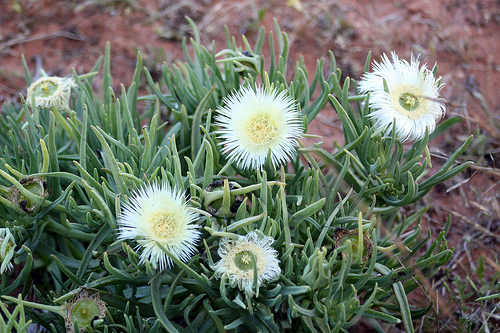
#> input picture flowers/daisy/10466290366_cc72e33532.jpg, 500 x 333 px; its folder holds only this picture in this run
$ python filter_crop.py
#> lines starting #> are read from the running program, lines starting #| are printed output that depends on the picture; after the words box and inside, x2 and y2 are one past the last pixel; in counts of white or black regions, pixels touching at a corner belong together
"""Loc va crop anh hoa theo yeu cau 1 cua README.

Moi anh:
  1. Tach hoa bang GrabCut (khoi tao bang hinh chu nhat o giua anh).
  2. Do cac tieu chi: 1 bong duy nhat, nam giua, ti le khung hinh ~ tron
     (xap xi chup thang tu tren xuong), chiem ti le dien tich hop ly.
  3. Dat -> cat vuong quanh tam hoa voi ti le co dinh, resize ve SIZE x SIZE.
Ket qua: dataset/<nguon>/<loai>/*.jpg, manifest.csv (kem so do), rejected.csv.
"""
import argparse
import csv
import glob
import os
import random

import cv2
import numpy as np

SIZE = 256            # kich thuoc anh dau ra
WORK = 160            # canh dai khi phan tich
PAD = 1.30            # canh crop = PAD * canh dai bbox hoa -> hoa luon chiem ti le tuong dong
MIN_AREA, MAX_AREA = 0.12, 0.75   # ti le dien tich hoa / anh (trong khung crop thu duoc)
MAX_CENTER_OFF = 0.18  # lech tam hoa so voi tam anh (theo ti le canh ngan)
MIN_MAIN_RATIO = 0.80  # thanh phan lon nhat / tong vung hoa (1 bong duy nhat)
ASPECT = (0.70, 1.45)  # ti le w/h bbox hoa (gan tron = nhin thang tu tren xuong)
MIN_FILL = 0.55        # dien tich mask / dien tich hinh elip ngoai tiep (loai hoa dai, canh nghieng)
MAX_OVER = 0.12        # cho phep crop lan ra ngoai anh toi da 12% canh (bu vien phan xa)
MAX_BORDER = 0.05      # ti le vien khung crop bi vung "hoa" chiem -> co hoa/vat khac sat canh
MIN_SIDE = 200         # anh goc qua nho thi bo


def segment(img):
    h, w = img.shape[:2]
    s = WORK / max(h, w)
    small = cv2.resize(img, (max(1, int(w * s)), max(1, int(h * s))), interpolation=cv2.INTER_AREA)
    sh, sw = small.shape[:2]
    mask = np.zeros((sh, sw), np.uint8)
    rect = (int(sw * 0.1), int(sh * 0.1), int(sw * 0.8), int(sh * 0.8))
    bgd, fgd = np.zeros((1, 65)), np.zeros((1, 65))
    try:
        cv2.grabCut(small, mask, rect, bgd, fgd, 3, cv2.GC_INIT_WITH_RECT)
    except cv2.error:
        return None, s
    fg = np.where((mask == 1) | (mask == 3), 255, 0).astype(np.uint8)
    fg = cv2.morphologyEx(fg, cv2.MORPH_OPEN, np.ones((3, 3), np.uint8))
    fg = cv2.morphologyEx(fg, cv2.MORPH_CLOSE, np.ones((5, 5), np.uint8))
    return fg, s


def analyse(img):
    """Tra ve (metrics, crop_box_goc) hoac (metrics, None) neu loai; metrics co 'reason'."""
    h, w = img.shape[:2]
    if min(h, w) < MIN_SIDE:
        return {"reason": "anh_nho"}, None
    fg, s = segment(img)
    if fg is None:
        return {"reason": "grabcut_loi"}, None
    n, lab, stats, cents = cv2.connectedComponentsWithStats(fg)
    if n <= 1:
        return {"reason": "khong_thay_hoa"}, None
    areas = stats[1:, cv2.CC_STAT_AREA]
    k = 1 + int(np.argmax(areas))
    total = float(areas[areas > 0.01 * fg.size].sum()) or 1.0
    main_ratio = stats[k, cv2.CC_STAT_AREA] / total
    x, y, bw, bh, a = stats[k]
    sh, sw = fg.shape
    cx, cy = cents[k]
    aspect = bw / bh
    fill = a / (np.pi / 4 * bw * bh)
    side = PAD * max(bw, bh)
    # canh crop (he toa do anh phan tich), co the vuot bien -> se pad thanh dai mau phan xa
    area_ratio = a / (side * side)
    off = float(np.hypot(cx - sw / 2, cy - sh / 2)) / min(sw, sh)
    m = dict(main_ratio=round(main_ratio, 3), aspect=round(aspect, 3), fill=round(fill, 3),
             area_ratio=round(area_ratio, 3), off=round(off, 3), reason="")
    # tam crop = tam hoa, crop phai nam trong anh goc
    x0, y0 = (cx - side / 2) / s, (cy - side / 2) / s
    side_o = side / s
    over = max(-x0, -y0, x0 + side_o - w, y0 + side_o - h, 0) / side_o
    m["over"] = round(float(over), 3)
    # vung hoa chiem bao nhieu % vien khung crop (phat hien cum hoa / vat the khac sat canh)
    R = int(round(side))
    X0, Y0 = int(round(cx - side / 2)), int(round(cy - side / 2))
    pad = cv2.copyMakeBorder(fg, R, R, R, R, cv2.BORDER_CONSTANT, value=0)
    crop = pad[Y0 + R:Y0 + R + R, X0 + R:X0 + R + R] > 0
    t = max(2, R // 16)
    ring = np.ones_like(crop); ring[t:-t, t:-t] = False
    border = float(crop[ring].mean()) if ring.any() else 0.0
    m["border"] = round(border, 3)
    if over > MAX_OVER:
        m["reason"] = "hoa_sat_bien_khong_crop_duoc"
    elif border > MAX_BORDER:
        m["reason"] = "nhieu_hoa_hoac_nen_roi"
    elif main_ratio < MIN_MAIN_RATIO:
        m["reason"] = "nhieu_hoa_hoac_nen_roi"
    elif not (ASPECT[0] <= aspect <= ASPECT[1]):
        m["reason"] = "khong_phai_goc_nhin_tren_xuong(dai)"
    elif fill < MIN_FILL:
        m["reason"] = "hinh_dang_khong_tron"
    elif not (MIN_AREA <= area_ratio <= MAX_AREA):
        m["reason"] = "hoa_qua_nho_hoac_qua_lon"
    elif off > MAX_CENTER_OFF:
        m["reason"] = "lech_tam"
    if m["reason"]:
        return m, None
    return m, (int(round(x0)), int(round(y0)), int(round(side_o)))


def dhash(img, n=8):
    g = cv2.resize(cv2.cvtColor(img, cv2.COLOR_BGR2GRAY), (n + 1, n), interpolation=cv2.INTER_AREA)
    return int("".join("1" if v else "0" for v in (g[:, 1:] > g[:, :-1]).flatten()), 2)


def main():
    ap = argparse.ArgumentParser()
    ap.add_argument("--out", default="dataset")
    ap.add_argument("--sample", type=int, default=0, help="chi chay thu tren N anh ngau nhien")
    ap.add_argument("--jobs", type=int, default=4)
    args = ap.parse_args()

    items = []
    for f in sorted(glob.glob("flowers/*/*")):
        items.append((f, "flowers", f.split(os.sep)[1]))
    for f in sorted(glob.glob("jpg/*")):
        items.append((f, "jpg", "unlabeled"))
    if args.sample:
        random.seed(0)
        items = random.sample(items, args.sample)

    from multiprocessing import Pool
    with Pool(args.jobs) as p:
        results = p.map(process, items, chunksize=16)
#> in process, img is the input picture: shape (333, 500, 3); mean B, G, R 101.1, 114.5, 106.1
#> in analyse, `fg, s = segment(img)`:
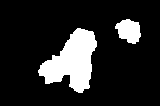
#> fg: shape (106, 160); 15.2% white; 2 white regions, box (x1, y1, x2, y2) and area: (38, 28, 97, 93) 2117, (115, 19, 141, 44) 453
#> in analyse, `fg, s = segment(img)`: s = 0.32
#> in analyse, `n, lab, stats, cents = cv2.connectedComponentsWithStats(fg)`:
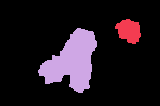
#> lab: shape (106, 160) int32; 3 distinct labels, from 0 to 2; one colour per label, 0 black
#> in analyse, `n, lab, stats, cents = cv2.connectedComponentsWithStats(fg)`: n = 3; stats = [[0, 0, 160, 106, 14390], [115, 19, 26, 25, 453], [38, 28, 59, 65, 2117]]; cents = [[79.05, 51.94], [128.6, 30.45], [72.02, 61.04]]
#> in analyse, `areas = stats[1:, cv2.CC_STAT_AREA]`: areas = [453, 2117]
#> in analyse, `k = 1 + int(np.argmax(areas))`: k = 2
#> in analyse, `total = float(areas[areas > 0.01 * fg.size].sum()) or 1.0`: total = 2570
#> in analyse, `main_ratio = stats[k, cv2.CC_STAT_AREA] / total`: main_ratio = 0.824
#> in analyse, `x, y, bw, bh, a = stats[k]`: x = 38; y = 28; bw = 59; bh = 65; a = 2117
#> in analyse, `cx, cy = cents[k]`: cx = 72.02; cy = 61.04
#> in analyse, `aspect = bw / bh`: aspect = 0.908
#> in analyse, `fill = a / (np.pi / 4 * bw * bh)`: fill = 0.703
#> in analyse, `side = PAD * max(bw, bh)`: side = 84.5
#> in analyse, `area_ratio = a / (side * side)`: area_ratio = 0.296
#> in analyse, `off = float(np.hypot(cx - sw / 2, cy - sh / 2)) / min(sw, sh)`: off = 0.107
#> in analyse, `m = dict(main_ratio=round(main_ratio, 3), aspect=round(aspect, 3), fil..`: m = {'main_ratio': 0.824, 'aspect': 0.908, 'fill': 0.703, 'area_ratio': 0.296, 'off': 0.107, 'reason': ''}
#> in analyse, `x0, y0 = (cx - side / 2) / s, (cy - side / 2) / s`: x0 = 93.02; y0 = 58.73
#> in analyse, `side_o = side / s`: side_o = 264.1
#> in analyse, `over = max(-x0, -y0, x0 + side_o - w, y0 + side_o - h, 0) / side_o`: over = 0
#> in analyse, `R = int(round(side))`: R = 84
#> in analyse, `X0, Y0 = int(round(cx - side / 2)), int(round(cy - side / 2))`: X0 = 30; Y0 = 19
#> in analyse, `pad = cv2.copyMakeBorder(fg, R, R, R, R, cv2.BORDER_CONSTANT, value=0)`: pad: shape (274, 328); 2.9% white; 2 white regions, box (x1, y1, x2, y2) and area: (122, 112, 181, 177) 2117, (199, 103, 225, 128) 453
#> in analyse, `crop = pad[Y0 + R:Y0 + R + R, X0 + R:X0 + R + R] > 0`: crop: shape (84, 84) bool; 30% white; 1 white region, box (x1, y1, x2, y2) and area: (8, 9, 67, 74) 2117
#> in analyse, `t = max(2, R // 16)`: t = 5
#> in analyse, `border = float(crop[ring].mean()) if ring.any() else 0.0`: border = 0
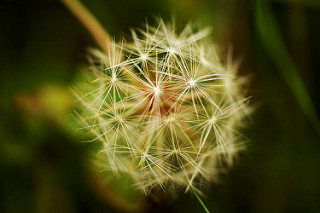
#> input picture flowers/dandelion/10043234166_e6dd915111_n.jpg, 320 x 213 px
#> in process, img is the input picture: shape (213, 320, 3); mean B, G, R 25.6, 75.1, 77.6
#> in analyse (call 2), `fg, s = segment(img)`:
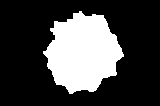
#> fg: shape (106, 160); 26.6% white; 1 white region, box (x1, y1, x2, y2) and area: (43, 11, 124, 94) 4512
#> in analyse (call 2), `fg, s = segment(img)`: s = 0.5
#> in analyse (call 2), `n, lab, stats, cents = cv2.connectedComponentsWithStats(fg)`: n = 2; stats = [[0, 0, 160, 106, 12448], [43, 11, 81, 83, 4512]]; cents = [[78.44, 52.59], [82.43, 52.25]]
#> in analyse (call 2), `areas = stats[1:, cv2.CC_STAT_AREA]`: areas = [4512]
#> in analyse (call 2), `k = 1 + int(np.argmax(areas))`: k = 1
#> in analyse (call 2), `total = float(areas[areas > 0.01 * fg.size].sum()) or 1.0`: total = 4512
#> in analyse (call 2), `main_ratio = stats[k, cv2.CC_STAT_AREA] / total`: main_ratio = 1
#> in analyse (call 2), `x, y, bw, bh, a = stats[k]`: x = 43; y = 11; bw = 81; bh = 83; a = 4512
#> in analyse (call 2), `cx, cy = cents[k]`: cx = 82.43; cy = 52.25
#> in analyse (call 2), `aspect = bw / bh`: aspect = 0.976
#> in analyse (call 2), `fill = a / (np.pi / 4 * bw * bh)`: fill = 0.855
#> in analyse (call 2), `side = PAD * max(bw, bh)`: side = 107.9
#> in analyse (call 2), `area_ratio = a / (side * side)`: area_ratio = 0.388
#> in analyse (call 2), `off = float(np.hypot(cx - sw / 2, cy - sh / 2)) / min(sw, sh)`: off = 0.024
#> in analyse (call 2), `m = dict(main_ratio=round(main_ratio, 3), aspect=round(aspect, 3), fil..`: m = {'main_ratio': 1, 'aspect': 0.976, 'fill': 0.855, 'area_ratio': 0.388, 'off': 0.024, 'reason': ''}
#> in analyse (call 2), `x0, y0 = (cx - side / 2) / s, (cy - side / 2) / s`: x0 = 56.96; y0 = -3.39
#> in analyse (call 2), `side_o = side / s`: side_o = 215.8
#> in analyse (call 2), `over = max(-x0, -y0, x0 + side_o - w, y0 + side_o - h, 0) / side_o`: over = 0.0157
#> in analyse (call 2), `R = int(round(side))`: R = 108
#> in analyse (call 2), `X0, Y0 = int(round(cx - side / 2)), int(round(cy - side / 2))`: X0 = 28; Y0 = -2
#> in analyse (call 2), `pad = cv2.copyMakeBorder(fg, R, R, R, R, cv2.BORDER_CONSTANT, value=0)`: pad: shape (322, 376); 3.7% white; 1 white region, box (x1, y1, x2, y2) and area: (151, 119, 232, 202) 4512
#> in analyse (call 2), `crop = pad[Y0 + R:Y0 + R + R, X0 + R:X0 + R + R] > 0`:
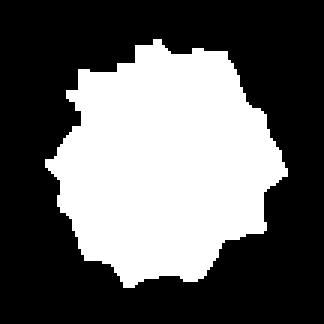
#> crop: shape (108, 108) bool (shown 3 times larger); 38.7% white; 1 white region, box (x1, y1, x2, y2) and area: (15, 13, 96, 96) 4512
#> in analyse (call 2), `t = max(2, R // 16)`: t = 6
#> results = 2 items

    os.makedirs(args.out, exist_ok=True)
    seen, kept, rej = [], [], []
    for (path, src, label), (m, crop) in zip(items, results):
        if crop is None:
            rej.append(dict(path=path, **m))
            continue
        img = cv2.imread(path)
        x, y, sd = crop
#> x = 93; y = 59; sd = 264
        p = sd
#> p = 264
        img = cv2.copyMakeBorder(img, p, p, p, p, cv2.BORDER_REFLECT)
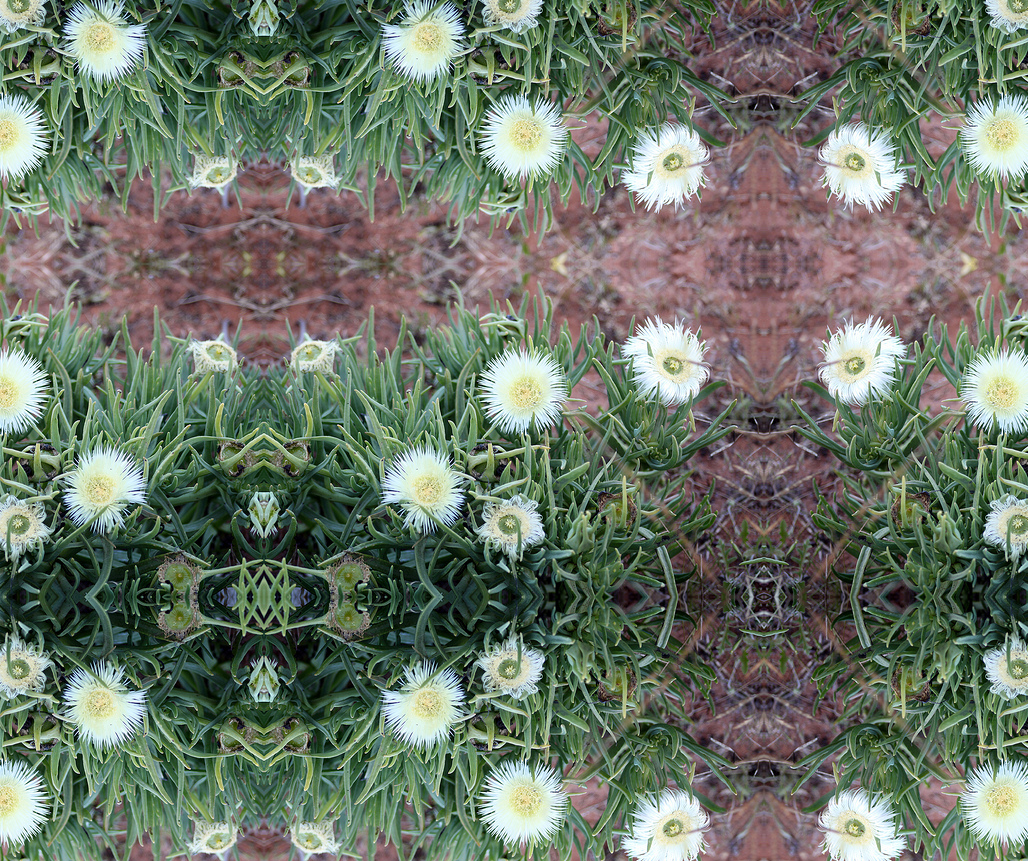
#> img: shape (861, 1028, 3); mean B, G, R 104.1, 118.6, 108.3
        out = cv2.resize(img[y + p:y + p + sd, x + p:x + p + sd], (SIZE, SIZE), interpolation=cv2.INTER_AREA)
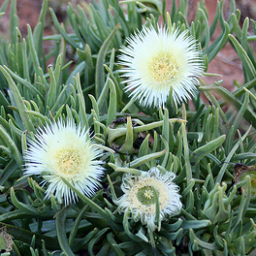
#> out: shape (256, 256, 3); mean B, G, R 106.1, 126.2, 105.1
        hs = dhash(out)
#> hs = 7509920375394327135
        if any(bin(hs ^ o).count("1") <= 4 for o in seen):  # trung/gan trung anh da co
            rej.append(dict(path=path, reason="trung_lap", **{k: v for k, v in m.items() if k != "reason"}))
            continue
        seen.append(hs)
        d = os.path.join(args.out, src, label)
        os.makedirs(d, exist_ok=True)
        dst = os.path.join(d, os.path.splitext(os.path.basename(path))[0] + ".jpg")
        cv2.imwrite(dst, out, [cv2.IMWRITE_JPEG_QUALITY, 95])
        kept.append(dict(file=dst, source=path, label=label, **{k: v for k, v in m.items() if k != "reason"}))

    keys = ["file", "source", "label", "main_ratio", "aspect", "fill", "area_ratio", "off", "over", "border"]
    with open(os.path.join(args.out, "manifest.csv"), "w", newline="") as f:
        w = csv.DictWriter(f, keys); w.writeheader(); w.writerows(kept)
    with open(os.path.join(args.out, "rejected.csv"), "w", newline="") as f:
        w = csv.DictWriter(f, ["path", "reason", "main_ratio", "aspect", "fill", "area_ratio", "off", "over", "border"], extrasaction="ignore")
        w.writeheader(); w.writerows(rej)
    from collections import Counter
    print(f"Tong {len(items)} | giu {len(kept)} | loai {len(rej)}")
#| Tong 2 | giu 2 | loai 0
    print("Ly do loai:", Counter(r["reason"] for r in rej).most_common())
    print("Giu theo nhan:", Counter(k["label"] for k in kept).most_common())
#| Giu theo nhan: [('daisy', 1), ('dandelion', 1)]


def process(item):
    img = cv2.imread(item[0])
    if img is None:
        return {"reason": "khong_doc_duoc"}, None
    return analyse(img)


if __name__ == "__main__":
    main()
